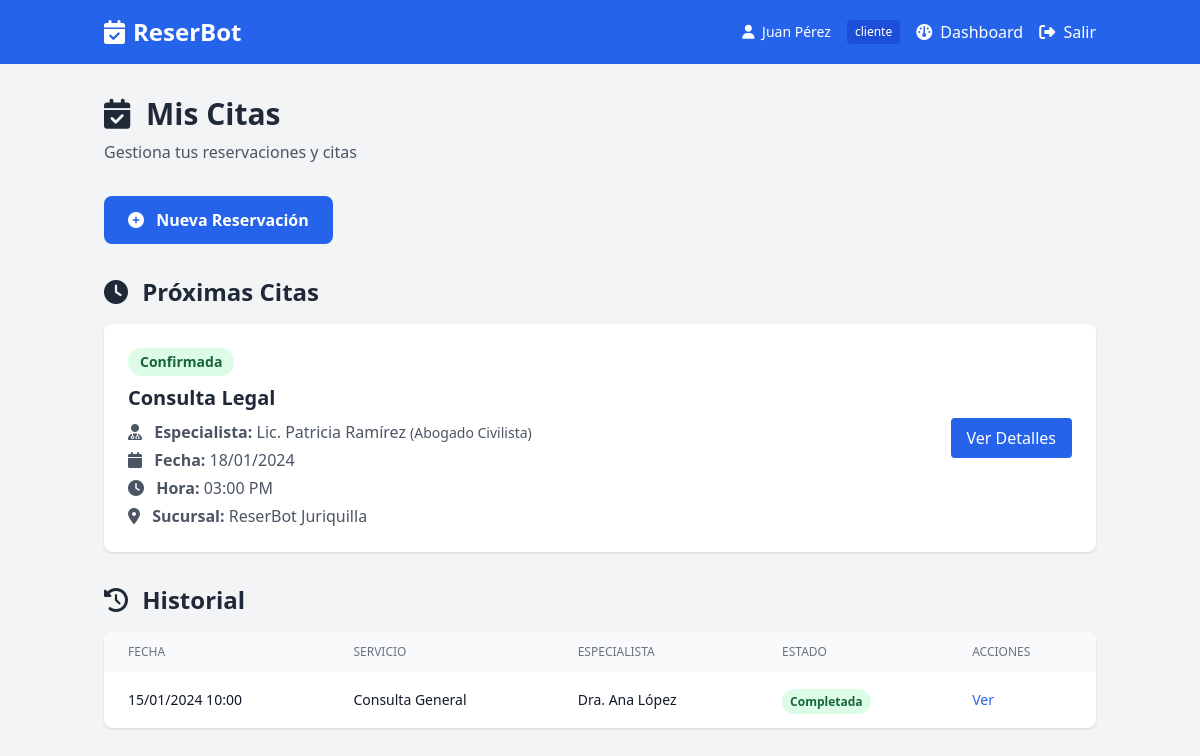
Page /dashboard (signed in) on the committed database.
### tables this page shows
CREATE TABLE reservaciones (
    id INT PRIMARY KEY AUTO_INCREMENT,
    cliente_id INT NOT NULL,
    especialista_id INT NOT NULL,
    servicio_id INT NOT NULL,
    sucursal_id INT NOT NULL,
    fecha_hora DATETIME NOT NULL,
    duracion_minutos INT NOT NULL,
    estado ENUM('pendiente','confirmada','en_proceso','completada','cancelada','no_asistio') DEFAULT 'pendiente',
    confirmada_por INT,
    notas TEXT,
    precio DECIMAL(10,2),
    created_at TIMESTAMP DEFAULT CURRENT_TIMESTAMP,
    updated_at TIMESTAMP DEFAULT CURRENT_TIMESTAMP ON UPDATE CURRENT_TIMESTAMP,
    FOREIGN KEY (cliente_id) REFERENCES usuarios(id),
    FOREIGN KEY (especialista_id) REFERENCES especialistas(id),
    FOREIGN KEY (servicio_id) REFERENCES servicios(id),
    FOREIGN KEY (sucursal_id) REFERENCES sucursales(id),
    FOREIGN KEY (confirmada_por) REFERENCES usuarios(id),
    INDEX idx_fecha_hora (fecha_hora),
    INDEX idx_especialista_fecha (especialista_id, fecha_hora),
    INDEX idx_cliente (cliente_id)
);

CREATE TABLE servicios (
    id INT PRIMARY KEY AUTO_INCREMENT,
    categoria_id INT NOT NULL,
    sucursal_id INT NOT NULL,
    nombre VARCHAR(150) NOT NULL,
    descripcion TEXT,
    duracion_minutos INT NOT NULL,
    precio DECIMAL(10,2) NOT NULL,
    activo BOOLEAN DEFAULT TRUE,
    created_at TIMESTAMP DEFAULT CURRENT_TIMESTAMP,
    updated_at TIMESTAMP DEFAULT CURRENT_TIMESTAMP ON UPDATE CURRENT_TIMESTAMP,
    FOREIGN KEY (categoria_id) REFERENCES categorias_servicios(id),
    FOREIGN KEY (sucursal_id) REFERENCES sucursales(id) ON DELETE CASCADE
);

CREATE TABLE usuarios (
    id INT PRIMARY KEY AUTO_INCREMENT,
    nombre VARCHAR(100) NOT NULL,
    apellido VARCHAR(100) NOT NULL,
    email VARCHAR(150) NOT NULL UNIQUE,
    telefono VARCHAR(20),
    password_hash VARCHAR(255) NOT NULL,
    rol_id INT NOT NULL,
    email_verificado BOOLEAN DEFAULT FALSE,
    activo BOOLEAN DEFAULT TRUE,
    ultimo_acceso DATETIME,
    intentos_fallidos INT DEFAULT 0,
    bloqueado_hasta DATETIME,
    created_at TIMESTAMP DEFAULT CURRENT_TIMESTAMP,
    updated_at TIMESTAMP DEFAULT CURRENT_TIMESTAMP ON UPDATE CURRENT_TIMESTAMP,
    FOREIGN KEY (rol_id) REFERENCES roles(id)
);

CREATE TABLE especialistas (
    id INT PRIMARY KEY AUTO_INCREMENT,
    usuario_id INT NOT NULL,
    sucursal_id INT NOT NULL,
    profesion VARCHAR(150),
    descripcion TEXT,
    experiencia_anos INT,
    calificacion_promedio DECIMAL(3,2) DEFAULT 0.00,
    total_calificaciones INT DEFAULT 0,
    activo BOOLEAN DEFAULT TRUE,
    created_at TIMESTAMP DEFAULT CURRENT_TIMESTAMP,
    updated_at TIMESTAMP DEFAULT CURRENT_TIMESTAMP ON UPDATE CURRENT_TIMESTAMP,
    FOREIGN KEY (usuario_id) REFERENCES usuarios(id),
    FOREIGN KEY (sucursal_id) REFERENCES sucursales(id) ON DELETE CASCADE
);

CREATE TABLE sucursales (
    id INT PRIMARY KEY AUTO_INCREMENT,
    nombre VARCHAR(150) NOT NULL,
    direccion VARCHAR(255) NOT NULL,
    ciudad VARCHAR(100) NOT NULL,
    estado VARCHAR(100) NOT NULL,
    codigo_postal VARCHAR(10),
    telefono VARCHAR(20),
    email VARCHAR(150),
    hora_apertura TIME,
    hora_cierre TIME,
    zona_horaria VARCHAR(50) DEFAULT 'America/Mexico_City',
    activo BOOLEAN DEFAULT TRUE,
    created_at TIMESTAMP DEFAULT CURRENT_TIMESTAMP,
    updated_at TIMESTAMP DEFAULT CURRENT_TIMESTAMP ON UPDATE CURRENT_TIMESTAMP
);

### config/database.php (called while the page is built, shortened)
<?php
class Database {
    private static $instance = null;
    private $connection;
    private function __construct() {
        try {
            $dsn = "mysql:host=" . DB_HOST . ";dbname=" . DB_NAME . ";charset=" . DB_CHARSET;
            $options = [
                PDO::ATTR_ERRMODE => PDO::ERRMODE_EXCEPTION,
                PDO::ATTR_DEFAULT_FETCH_MODE => PDO::FETCH_ASSOC,
                PDO::ATTR_EMULATE_PREPARES => false,
                PDO::MYSQL_ATTR_INIT_COMMAND => "SET NAMES " . DB_CHARSET
            ];
            $this->connection = new PDO($dsn, DB_USER, DB_PASS, $options);
        } catch (PDOException $e) {
            error_log("Error de conexión a la base de datos: " . $e->getMessage());
            die("Error de conexión a la base de datos. Por favor, contacte al administrador.");
        }
    }
    public static function getInstance() {
        if (self::$instance === null) {
            self::$instance = new self();
        }
        return self::$instance;
    }
    public function query($sql, $params = []) {
        try {
            $stmt = $this->connection->prepare($sql);
            $stmt->execute($params);
            return $stmt;
        } catch (PDOException $e) {
            error_log("Error en query: " . $e->getMessage() . " SQL: " . $sql);
            throw $e;
        }
    }
}

### app/models/Reservacion.php (called while the page is built, shortened)
<?php
class Reservacion {
    private $db;
    public function __construct() {
        $this->db = Database::getInstance();
    }
    public function getByCliente($clienteId, $estado = null) {
        $sql = "SELECT r.*,
                u.nombre as especialista_nombre, u.apellido as especialista_apellido,
                s.nombre as servicio_nombre, s.duracion_minutos as servicio_duracion,
                suc.nombre as sucursal_nombre, suc.direccion as sucursal_direccion,
                e.profesion
                FROM reservaciones r
                INNER JOIN especialistas e ON r.especialista_id = e.id
                INNER JOIN usuarios u ON e.usuario_id = u.id
                INNER JOIN servicios s ON r.servicio_id = s.id
                INNER JOIN sucursales suc ON r.sucursal_id = suc.id
                WHERE r.cliente_id = ?";
        $params = [$clienteId];
        $sql .= " ORDER BY r.fecha_hora DESC";
        $stmt = $this->db->query($sql, $params);
        return $stmt->fetchAll();
    }
}

### app/views/dashboard/cliente.php (the view, shortened to what this page needs)
<?php require_once ROOT_PATH . '/app/views/layouts/header.php'; ?>
<?php require_once ROOT_PATH . '/app/views/layouts/navbar.php'; ?>
<div class="min-h-screen bg-gray-100 py-8">
    <div class="container mx-auto px-4">
        <div class="mb-8">
            <h1 class="text-3xl font-bold text-gray-800 mb-2">
                <i class="fas fa-calendar-check mr-2"></i> Mis Citas
            </h1>
            <p class="text-gray-600">Gestiona tus reservaciones y citas</p>
        </div>
        <div class="mb-8">
            <a href="<?= BASE_URL ?>/reservacion/create" class="inline-block bg-blue-600 text-white px-6 py-3 rounded-lg hover:bg-blue-700 transition font-semibold">
                <i class="fas fa-plus-circle mr-2"></i> Nueva Reservación
            </a>
        </div>
        <div class="mb-8">
            <h2 class="text-2xl font-bold text-gray-800 mb-4">
                <i class="fas fa-clock mr-2"></i> Próximas Citas
            </h2>
            <?php if (empty($proximasCitas)): ?>
                <div class="bg-white rounded-lg shadow p-8 text-center">
                    <i class="fas fa-calendar-times text-6xl text-gray-300 mb-4"></i>
                    <p class="text-gray-600 text-lg">No tienes citas próximas</p>
                    <a href="<?= BASE_URL ?>/reservacion/create" class="inline-block mt-4 text-blue-600 hover:text-blue-700 font-semibold">
                        Agenda una cita ahora
                    </a>
                </div>
            <?php else: ?>
                <div class="grid gap-4">
                    <?php foreach ($proximasCitas as $cita): ?>
                        <div class="bg-white rounded-lg shadow hover:shadow-lg transition p-6">
                            <div class="flex flex-col md:flex-row md:items-center md:justify-between">
                                <div class="flex-1">
                                    <div class="flex items-center mb-2">
                                        <span class="px-3 py-1 rounded-full text-sm font-semibold
                                            <?= $cita['estado'] === 'confirmada' ? 'bg-green-100 text-green-800' : 'bg-yellow-100 text-yellow-800' ?>">
                                            <?= $cita['estado'] === 'confirmada' ? 'Confirmada' : 'Pendiente' ?>
                                        </span>
                                    </div>
                                    <h3 class="text-xl font-bold text-gray-800 mb-2">
                                        <?= htmlspecialchars($cita['servicio_nombre']) ?>
                                    </h3>
                                    <div class="space-y-1 text-gray-600">
                                        <p>
                                            <i class="fas fa-user-md mr-2"></i>
                                            <strong>Especialista:</strong>
                                            <?= htmlspecialchars($cita['especialista_nombre'] . ' ' . $cita['especialista_apellido']) ?>
                                            <?php if ($cita['profesion']): ?>
                                                <span class="text-sm">(<?= htmlspecialchars($cita['profesion']) ?>)</span>
                                            <?php endif; ?>
                                        </p>
                                        <p>
                                            <i class="fas fa-calendar mr-2"></i>
                                            <strong>Fecha:</strong>
                                            <?= date('d/m/Y', strtotime($cita['fecha_hora'])) ?>
                                        </p>
                                        <p>
                                            <i class="fas fa-clock mr-2"></i>
                                            <strong>Hora:</strong>
                                            <?= date('h:i A', strtotime($cita['fecha_hora'])) ?>
                                        </p>
                                        <p>
                                            <i class="fas fa-map-marker-alt mr-2"></i>
                                            <strong>Sucursal:</strong>
                                            <?= htmlspecialchars($cita['sucursal_nombre']) ?>
                                        </p>
                                    </div>
                                </div>
                                <div class="mt-4 md:mt-0 md:ml-6">
                                    <a href="<?= BASE_URL ?>/reservacion/view/<?= $cita['id'] ?>"
                                       class="inline-block bg-blue-600 text-white px-4 py-2 rounded hover:bg-blue-700 transition">
                                        Ver Detalles
                                    </a>
                                </div>
                            </div>
                        </div>
                    <?php endforeach; ?>
                </div>
            <?php endif; ?>
        </div>
        <div>
            <h2 class="text-2xl font-bold text-gray-800 mb-4">
                <i class="fas fa-history mr-2"></i> Historial
            </h2>
            <?php if (empty($historial)): ?>
                <div class="bg-white rounded-lg shadow p-8 text-center">
                    <i class="fas fa-folder-open text-6xl text-gray-300 mb-4"></i>
                    <p class="text-gray-600">No hay historial de citas</p>
                </div>
            <?php else: ?>
                <div class="bg-white rounded-lg shadow overflow-hidden">
                    <table class="min-w-full">
                        <thead class="bg-gray-50">
                            <tr>
                                <th class="px-6 py-3 text-left text-xs font-medium text-gray-500 uppercase">Fecha</th>
                                <th class="px-6 py-3 text-left text-xs font-medium text-gray-500 uppercase">Servicio</th>
                                <th class="px-6 py-3 text-left text-xs font-medium text-gray-500 uppercase">Especialista</th>
                                <th class="px-6 py-3 text-left text-xs font-medium text-gray-500 uppercase">Estado</th>
                                <th class="px-6 py-3 text-left text-xs font-medium text-gray-500 uppercase">Acciones</th>
                            </tr>
                        </thead>
                        <tbody class="divide-y divide-gray-200">
                            <?php foreach ($historial as $cita): ?>
                                <tr class="hover:bg-gray-50">
                                    <td class="px-6 py-4 whitespace-nowrap text-sm text-gray-900">
                                        <?= date('d/m/Y H:i', strtotime($cita['fecha_hora'])) ?>
                                    </td>
                                    <td class="px-6 py-4 text-sm text-gray-900">
                                        <?= htmlspecialchars($cita['servicio_nombre']) ?>
                                    </td>
                                    <td class="px-6 py-4 text-sm text-gray-900">
                                        <?= htmlspecialchars($cita['especialista_nombre'] . ' ' . $cita['especialista_apellido']) ?>
                                    </td>
                                    <td class="px-6 py-4 whitespace-nowrap">
                                        <span class="px-2 py-1 text-xs font-semibold rounded-full
                                            <?php
                                            switch($cita['estado']) {
                                                case 'completada':
                                                    echo 'bg-green-100 text-green-800';
                                                    break;
                                            }
                                            ?>">
                                            <?= ucfirst(str_replace('_', ' ', $cita['estado'])) ?>
                                        </span>
                                    </td>
                                    <td class="px-6 py-4 whitespace-nowrap text-sm">
                                        <a href="<?= BASE_URL ?>/reservacion/view/<?= $cita['id'] ?>"
                                           class="text-blue-600 hover:text-blue-900">
                                            Ver
                                        </a>
                                    </td>
                                </tr>
                            <?php endforeach; ?>
                        </tbody>
                    </table>
                </div>
            <?php endif; ?>
        </div>
    </div>
</div>
<?php require_once ROOT_PATH . '/app/views/layouts/footer.php'; ?>

### rows in the picture
reservaciones: estado "Confirmada", servicio.nombre "Consulta Legal", usuarios.nombre+apellido "Lic. Patricia Ramírez", especialista.profesion "Abogado Civilista", fecha_hora "18/01/2024", fecha_hora "03:00 PM", sucursal.nombre "ReserBot Juriquilla"
reservaciones: fecha_hora "15/01/2024 10:00", servicio.nombre "Consulta General", usuarios.nombre+apellido "Dra. Ana López", estado "Completada"

### other values in the picture
$_SESSION['user_name'] "Juan Pérez"
$_SESSION['user_role'] "cliente"
